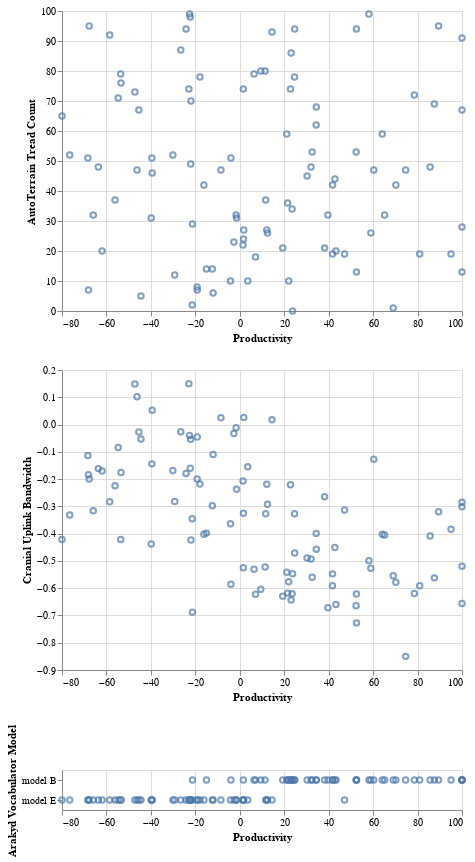

This figure's notebook cell:
### Code cell
# we can also start to look at correlations between productivity and various properties
# depending on the match, we'll see more or less
quantProps = ['Astrogation Buffer Length','InfoCore Size',
          'AutoTerrain Tread Count','Polarity Sinks',
          'Cranial Uplink Bandwidth','Repulsorlift Motor HP',
          'Sonoreceptors']
nomProps = ['Arakyd Vocabulator Model','Axial Piston Model','Nanochip Model']

c1 = alt.Chart(robotdata).mark_point().encode(
    x='Productivity:Q',
    y='AutoTerrain Tread Count:Q'
)

c2 = alt.Chart(robotdata).mark_point().encode(
    x='Productivity:Q',
    y='Cranial Uplink Bandwidth:Q'
)

c3 = alt.Chart(robotdata).mark_point().encode(
    x='Productivity:Q',
    y='Arakyd Vocabulator Model:N'
)

c1&c2&c3

# if we can figure this out, we might be able to tell which robots are likely to have better parts

### Figure 1 — Vega-Lite specification as saved in the notebook (floating-point values rounded to 4 significant figures; data arrays with more than 128 entries replaced by an {"elided": "..."} marker saying what was removed)
{"config": {"view": {"continuousWidth": 400, "continuousHeight": 300}}, "vconcat": [{"mark": "point", "encoding": {"x": {"type": "quantitative", "field": "Productivity"}, "y": {"type": "quantitative", "field": "AutoTerrain Tread Count"}}}, {"mark": "point", "encoding": {"x": {"type": "quantitative", "field": "Productivity"}, "y": {"type": "quantitative", "field": "Cranial Uplink Bandwidth"}}}, {"mark": "point", "encoding": {"x": {"type": "quantitative", "field": "Productivity"}, "y": {"type": "nominal", "field": "Arakyd Vocabulator Model"}}}], "data": {"name": "data-f192ff77e0f7b5a7eb46652b70e50148"}, "$schema": "https://vega.github.io/schema/vega-lite/v4.8.1.json", "datasets": {"data-f192ff77e0f7b5a7eb46652b70e50148": {"elided": "150 records"}}}
